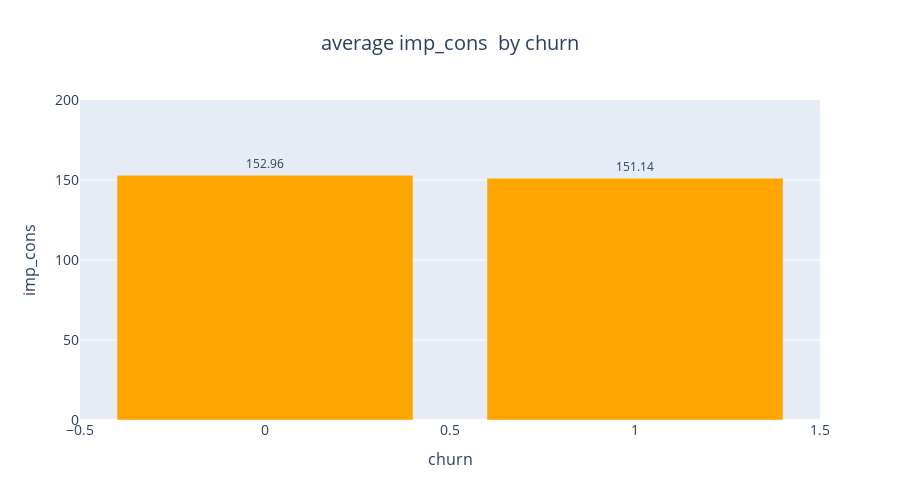

Notebook source saved alongside this figure:
### Code cell
#distrubtion of cons last month
churn_imp_cons=client.groupby('churn')['imp_cons'].mean().reset_index()

fig_cons=px.bar(churn_imp_cons,x='churn',y='imp_cons',text='imp_cons',
          title='average imp_cons  by churn',
          color_discrete_sequence=['orange'])

fig_cons.update_traces(texttemplate='%{text:.2f}',textposition='outside')
fig_cons.update_layout(title_font=dict(size=20),title_x=0.5, height=500)
fig_cons.update_xaxes(title_font=dict(size=16),tickfont=dict(size=14))
fig_cons.update_yaxes(title_font=dict(size=16),tickfont=dict(size=14),range=[0,200])
fig_cons.show()

### Figure 1 — Plotly figure (JSON) as saved in the notebook; plotly's stock layout.template omitted (floating-point values rounded to 4 significant figures)
{"data": [{"alignmentgroup": "True", "hovertemplate": "churn=%{x}<br>imp_cons=%{text}<extra></extra>", "legendgroup": "", "marker": {"color": "orange", "pattern": {"shape": ""}}, "name": "", "offsetgroup": "", "orientation": "v", "showlegend": false, "text": [153.0, 151.1], "textposition": "outside", "texttemplate": "%{text:.2f}", "type": "bar", "x": [0, 1], "xaxis": "x", "y": [153.0, 151.1], "yaxis": "y"}], "layout": {"barmode": "relative", "height": 500, "legend": {"tracegroupgap": 0}, "title": {"font": {"size": 20}, "text": "average imp_cons  by churn", "x": 0.5}, "xaxis": {"anchor": "y", "domain": [0, 1], "tickfont": {"size": 14}, "title": {"font": {"size": 16}, "text": "churn"}}, "yaxis": {"anchor": "x", "domain": [0, 1], "range": [0, 200], "tickfont": {"size": 14}, "title": {"font": {"size": 16}, "text": "imp_cons"}}}}
